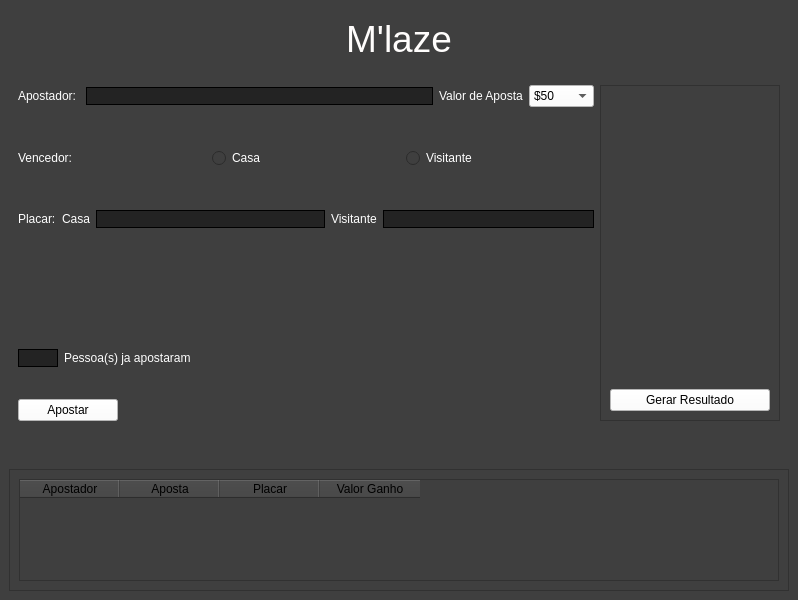
<?xml version="1.0" encoding="UTF-8"?>
<ui version="4.0">
 <class>MainWindow</class>
 <widget class="QMainWindow" name="MainWindow">
  <property name="geometry">
   <rect>
    <x>0</x>
    <y>0</y>
    <width>798</width>
    <height>600</height>
   </rect>
  </property>
  <property name="windowTitle">
   <string>MainWindow</string>
  </property>
  <property name="styleSheet">
   <string notr="true">background-color: rgb(63, 63, 63);</string>
  </property>
  <widget class="QWidget" name="centralwidget">
   <layout class="QVBoxLayout" name="verticalLayout">
    <item>
     <widget class="QWidget" name="top_widget" native="true">
      <property name="maximumSize">
       <size>
        <width>16777215</width>
        <height>80</height>
       </size>
      </property>
      <layout class="QHBoxLayout" name="horizontalLayout">
       <item>
        <widget class="QLabel" name="lbl_titulo">
         <property name="text">
          <string>&lt;html&gt;&lt;head/&gt;&lt;body&gt;&lt;p align=&quot;center&quot;&gt;&lt;span style=&quot; font-size:28pt; color:#fffdfc;&quot;&gt;M'laze&lt;/span&gt;&lt;/p&gt;&lt;/body&gt;&lt;/html&gt;</string>
         </property>
        </widget>
       </item>
      </layout>
     </widget>
    </item>
    <item>
     <widget class="QWidget" name="mid_widget" native="true">
      <layout class="QHBoxLayout" name="horizontalLayout_11">
       <item>
        <layout class="QVBoxLayout" name="verticalLayout_3">
         <item>
          <layout class="QVBoxLayout" name="verticalLayout_2">
           <item>
            <layout class="QHBoxLayout" name="horizontalLayout_4">
             <item>
              <layout class="QHBoxLayout" name="horizontalLayout_2">
               <item>
                <widget class="QLabel" name="lbl_apostador">
                 <property name="text">
                  <string>&lt;html&gt;&lt;head/&gt;&lt;body&gt;&lt;p&gt;&lt;span style=&quot; color:#ffffff;&quot;&gt;Apostador: &lt;/span&gt;&lt;/p&gt;&lt;/body&gt;&lt;/html&gt;</string>
                 </property>
                </widget>
               </item>
               <item>
                <widget class="QLineEdit" name="txt_apostador">
                 <property name="styleSheet">
                  <string notr="true">color: rgb(255, 255, 255);
background-color: rgb(35, 35, 35);
border:1px solid black;</string>
                 </property>
                </widget>
               </item>
              </layout>
             </item>
             <item>
              <layout class="QHBoxLayout" name="horizontalLayout_3">
               <item>
                <widget class="QLabel" name="lbl_valor_aposta">
                 <property name="text">
                  <string>&lt;html&gt;&lt;head/&gt;&lt;body&gt;&lt;p&gt;&lt;span style=&quot; color:#ffffff;&quot;&gt;Valor de Aposta&lt;/span&gt;&lt;/p&gt;&lt;/body&gt;&lt;/html&gt;</string>
                 </property>
                </widget>
               </item>
               <item>
                <widget class="QComboBox" name="combo_valor_aposta">
                 <property name="styleSheet">
                  <string notr="true">background-color: rgb(255, 255, 255);</string>
                 </property>
                 <item>
                  <property name="text">
                   <string>$50</string>
                  </property>
                 </item>
                 <item>
                  <property name="text">
                   <string>$100</string>
                  </property>
                 </item>
                 <item>
                  <property name="text">
                   <string>$200</string>
                  </property>
                 </item>
                 <item>
                  <property name="text">
                   <string>$500</string>
                  </property>
                 </item>
                 <item>
                  <property name="text">
                   <string>$1000</string>
                  </property>
                 </item>
                </widget>
               </item>
              </layout>
             </item>
            </layout>
           </item>
           <item>
            <spacer name="verticalSpacer_4">
             <property name="orientation">
              <enum>Qt::Vertical</enum>
             </property>
             <property name="sizeHint" stdset="0">
              <size>
               <width>20</width>
               <height>40</height>
              </size>
             </property>
            </spacer>
           </item>
           <item>
            <layout class="QHBoxLayout" name="horizontalLayout_5">
             <item>
              <widget class="QLabel" name="lbl_time_vencedor">
               <property name="text">
                <string>&lt;html&gt;&lt;head/&gt;&lt;body&gt;&lt;p&gt;&lt;span style=&quot; color:#ffffff;&quot;&gt;Vencedor:&lt;/span&gt;&lt;/p&gt;&lt;/body&gt;&lt;/html&gt;</string>
               </property>
              </widget>
             </item>
             <item>
              <widget class="QRadioButton" name="btn_casa">
               <property name="styleSheet">
                <string notr="true">color: rgb(255, 255, 255);</string>
               </property>
               <property name="text">
                <string>Casa</string>
               </property>
              </widget>
             </item>
             <item>
              <widget class="QRadioButton" name="btn_visitante">
               <property name="styleSheet">
                <string notr="true">color: rgb(255, 255, 255);</string>
               </property>
               <property name="text">
                <string>Visitante</string>
               </property>
              </widget>
             </item>
            </layout>
           </item>
           <item>
            <spacer name="verticalSpacer_6">
             <property name="orientation">
              <enum>Qt::Vertical</enum>
             </property>
             <property name="sizeHint" stdset="0">
              <size>
               <width>20</width>
               <height>40</height>
              </size>
             </property>
            </spacer>
           </item>
           <item>
            <layout class="QHBoxLayout" name="horizontalLayout_8">
             <item>
              <widget class="QLabel" name="lbl_placar">
               <property name="text">
                <string>&lt;html&gt;&lt;head/&gt;&lt;body&gt;&lt;p&gt;&lt;span style=&quot; color:#ffffff;&quot;&gt;Placar:&lt;/span&gt;&lt;/p&gt;&lt;/body&gt;&lt;/html&gt;</string>
               </property>
              </widget>
             </item>
             <item>
              <layout class="QHBoxLayout" name="horizontalLayout_6">
               <item>
                <widget class="QLabel" name="lbl_casa_placar">
                 <property name="text">
                  <string>&lt;html&gt;&lt;head/&gt;&lt;body&gt;&lt;p&gt;&lt;span style=&quot; color:#ffffff;&quot;&gt;Casa&lt;/span&gt;&lt;/p&gt;&lt;/body&gt;&lt;/html&gt;</string>
                 </property>
                </widget>
               </item>
               <item>
                <widget class="QLineEdit" name="txt_casa_placar">
                 <property name="styleSheet">
                  <string notr="true">color: rgb(255, 255, 255);
background-color: rgb(35, 35, 35);
border:1px solid black;</string>
                 </property>
                </widget>
               </item>
              </layout>
             </item>
             <item>
              <layout class="QHBoxLayout" name="horizontalLayout_7">
               <item>
                <widget class="QLabel" name="lbl_visitante_placar">
                 <property name="text">
                  <string>&lt;html&gt;&lt;head/&gt;&lt;body&gt;&lt;p&gt;&lt;span style=&quot; color:#ffffff;&quot;&gt;Visitante&lt;/span&gt;&lt;/p&gt;&lt;/body&gt;&lt;/html&gt;</string>
                 </property>
                </widget>
               </item>
               <item>
                <widget class="QLineEdit" name="txt_visitante_placar">
                 <property name="styleSheet">
                  <string notr="true">color: rgb(255, 255, 255);
background-color: rgb(35, 35, 35);
border:1px solid black;</string>
                 </property>
                </widget>
               </item>
              </layout>
             </item>
            </layout>
           </item>
           <item>
            <spacer name="verticalSpacer_3">
             <property name="orientation">
              <enum>Qt::Vertical</enum>
             </property>
             <property name="sizeHint" stdset="0">
              <size>
               <width>20</width>
               <height>120</height>
              </size>
             </property>
            </spacer>
           </item>
           <item>
            <layout class="QHBoxLayout" name="horizontalLayout_10">
             <item>
              <widget class="QLineEdit" name="txt_num_apostadores">
               <property name="sizePolicy">
                <sizepolicy hsizetype="Expanding" vsizetype="Expanding">
                 <horstretch>0</horstretch>
                 <verstretch>0</verstretch>
                </sizepolicy>
               </property>
               <property name="minimumSize">
                <size>
                 <width>40</width>
                 <height>0</height>
                </size>
               </property>
               <property name="maximumSize">
                <size>
                 <width>20</width>
                 <height>16777215</height>
                </size>
               </property>
               <property name="styleSheet">
                <string notr="true">color: rgb(255, 255, 255);
background-color: rgb(35, 35, 35);
border:1px solid black;</string>
               </property>
              </widget>
             </item>
             <item>
              <widget class="QLabel" name="lbl_num_apostadores">
               <property name="text">
                <string>&lt;html&gt;&lt;head/&gt;&lt;body&gt;&lt;p&gt;&lt;span style=&quot; color:#fefefe;&quot;&gt;Pessoa(s) ja apostaram&lt;/span&gt;&lt;/p&gt;&lt;/body&gt;&lt;/html&gt;</string>
               </property>
              </widget>
             </item>
            </layout>
           </item>
          </layout>
         </item>
         <item>
          <spacer name="verticalSpacer_5">
           <property name="orientation">
            <enum>Qt::Vertical</enum>
           </property>
           <property name="sizeHint" stdset="0">
            <size>
             <width>20</width>
             <height>40</height>
            </size>
           </property>
          </spacer>
         </item>
         <item>
          <widget class="QPushButton" name="btn_apostar">
           <property name="maximumSize">
            <size>
             <width>100</width>
             <height>16777215</height>
            </size>
           </property>
           <property name="styleSheet">
            <string notr="true">background-color: rgb(255, 255, 255);</string>
           </property>
           <property name="text">
            <string>Apostar</string>
           </property>
          </widget>
         </item>
        </layout>
       </item>
       <item>
        <widget class="QFrame" name="right_widget">
         <property name="minimumSize">
          <size>
           <width>180</width>
           <height>0</height>
          </size>
         </property>
         <property name="maximumSize">
          <size>
           <width>180</width>
           <height>16777215</height>
          </size>
         </property>
         <property name="frameShape">
          <enum>QFrame::StyledPanel</enum>
         </property>
         <property name="frameShadow">
          <enum>QFrame::Raised</enum>
         </property>
         <layout class="QVBoxLayout" name="verticalLayout_4">
          <item>
           <spacer name="verticalSpacer">
            <property name="orientation">
             <enum>Qt::Vertical</enum>
            </property>
            <property name="sizeHint" stdset="0">
             <size>
              <width>20</width>
              <height>40</height>
             </size>
            </property>
           </spacer>
          </item>
          <item>
           <widget class="QPushButton" name="btn_gerar_resultado">
            <property name="styleSheet">
             <string notr="true">background-color: rgb(255, 255, 255);</string>
            </property>
            <property name="text">
             <string>Gerar Resultado</string>
            </property>
           </widget>
          </item>
         </layout>
        </widget>
       </item>
      </layout>
     </widget>
    </item>
    <item>
     <spacer name="verticalSpacer_2">
      <property name="orientation">
       <enum>Qt::Vertical</enum>
      </property>
      <property name="sizeHint" stdset="0">
       <size>
        <width>20</width>
        <height>60</height>
       </size>
      </property>
     </spacer>
    </item>
    <item>
     <widget class="QFrame" name="bot_frame">
      <property name="maximumSize">
       <size>
        <width>16777215</width>
        <height>150</height>
       </size>
      </property>
      <property name="frameShape">
       <enum>QFrame::StyledPanel</enum>
      </property>
      <property name="frameShadow">
       <enum>QFrame::Raised</enum>
      </property>
      <layout class="QHBoxLayout" name="horizontalLayout_9">
       <item>
        <widget class="QTableWidget" name="tableWidget">
         <column>
          <property name="text">
           <string>Apostador</string>
          </property>
         </column>
         <column>
          <property name="text">
           <string>Aposta</string>
          </property>
         </column>
         <column>
          <property name="text">
           <string>Placar</string>
          </property>
         </column>
         <column>
          <property name="text">
           <string>Valor Ganho</string>
          </property>
         </column>
        </widget>
       </item>
      </layout>
     </widget>
    </item>
   </layout>
  </widget>
 </widget>
 <resources/>
 <connections/>
</ui>
